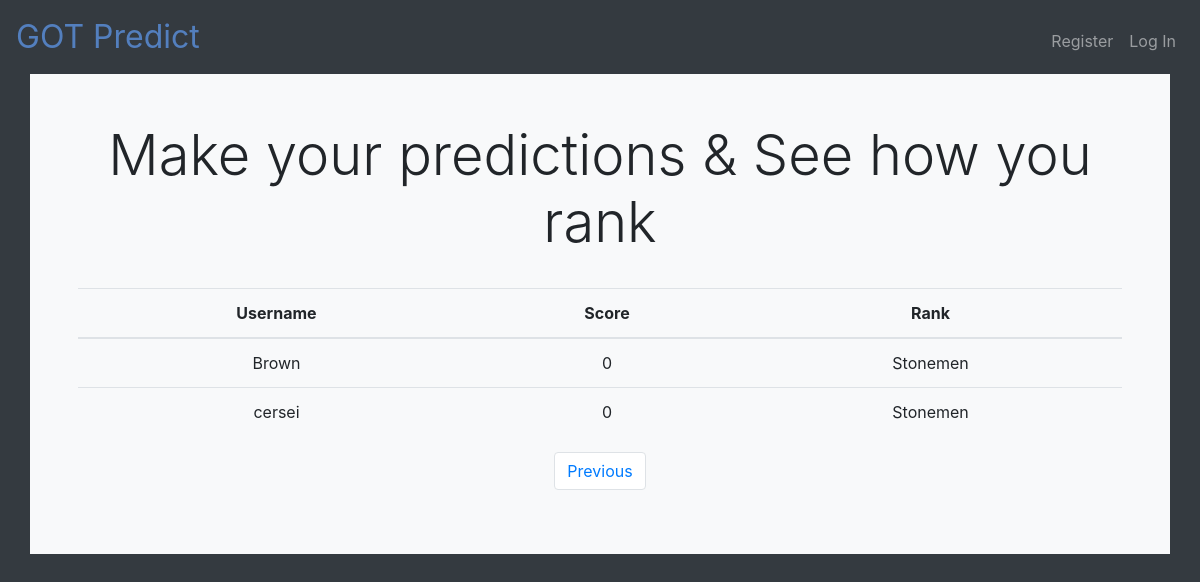
The page /index?page=2 on the database as committed earlier.
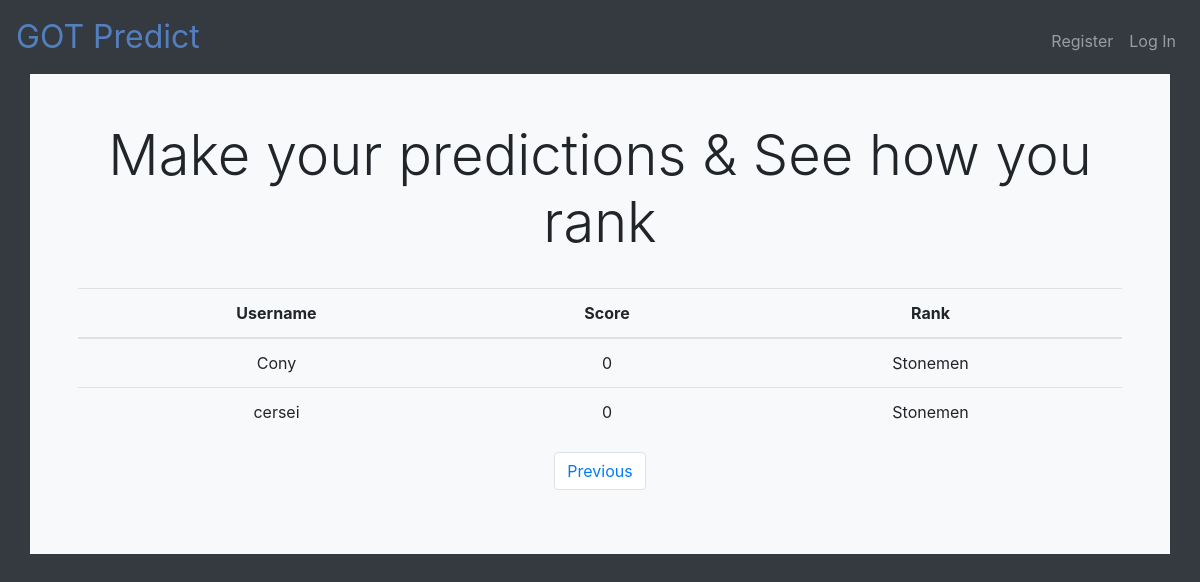
The same page on the database as committed later.
### app/models.py (models this page shows, shortened)
class Response(db.Model):
    id = db.Column(db.Integer, primary_key=True)
    q1 = db.Column(db.String(64))
    q2 = db.Column(db.String(64))
    q3 = db.Column(db.String(64))
    q4 = db.Column(db.String(64))
    q5 = db.Column(db.String(64))
    q6 = db.Column(db.String(64))
    q7 = db.Column(db.String(64))
    q8 = db.Column(db.String(64))
    q9 = db.Column(db.String(64))
    q10 = db.Column(db.String(64))
    q11 = db.Column(db.String(64))
    q12 = db.Column(db.String(64))
    q13 = db.Column(db.String(64))
    q14 = db.Column(db.String(64))
    q15 = db.Column(db.String(64))
    q16 = db.Column(db.String(64))
    q17 = db.Column(db.String(64))
    q18 = db.Column(db.String(64))
    q19 = db.Column(db.String(64))
    q20 = db.Column(db.String(64))
    q21 = db.Column(db.String(64))
    q22 = db.Column(db.String(64))
    q23 = db.Column(db.String(64))
    q24 = db.Column(db.String(64))
    q25 = db.Column(db.String(64))
    q26 = db.Column(db.String(64))
    q27 = db.Column(db.String(64))
    q28 = db.Column(db.String(64))
    q29 = db.Column(db.String(64))
    q30 = db.Column(db.String(64))
    score = db.Column(db.Integer)
    rank = db.Column(db.String(64))
    timestamp = db.Column(db.DateTime, index=True, default=datetime.utcnow)
    user_id = db.Column(db.Integer, db.ForeignKey('user.id'))

class User(db.Model):
    id = db.Column(db.Integer, primary_key=True)
    username = db.Column(db.String(64), index=True, unique=True)
    email = db.Column(db.String(120), index=True, unique=True)
    password_hash = db.Column(db.String(128))
    score = db.Column(db.Integer)
    responses = db.relationship('Response', backref='author', lazy='dynamic')

### app/routes.py (the view)
@app.route('/')
@app.route('/index')
def index():
    submissions = Response.query.all()
    for s in submissions:
        s.score = calculate_score(s)
        s.rank = calculate_rank(s.score)
    db.session.commit()
    page = request.args.get('page', 1, type=int)
    submissions = Response.query.order_by(Response.score.desc()).paginate(page, 10, False)
    next_url = url_for('index', page=submissions.next_num) if submissions.has_next else None
    prev_url = url_for('index', page=submissions.prev_num) if submissions.has_prev else None
    return render_template('index.html', submissions=submissions.items, next_url=next_url, prev_url=prev_url)

### app/helpers.py (called while the page is built, shortened)
def calculate_rank(score):
    if (score >= 0) and (score < 20):
        return 'Stonemen'

### app/templates/index.html (shortened to what this page needs)
{% extends 'layout.html' %}
{% block main %}
<h1 class="display-4">Make your predictions & See how you rank</h1>
<br>
<table class="table">
    <thead>
        <th scope="col">Username</th>
        <th scope="col">Score</th>
        <th scope="col">Rank</th>
    </thead>
    <tbody>
        {% for s in submissions %}
        <tr>
            <td>{{ s.author.username }}</td>
            <td>{{ s.score }}</td>
            <td>{{ s.rank }}</td>
        </tr>
        {% endfor %}
    </tbody>
</table>
<nav aria-label="Page navigation">
    <ul class="pagination d-flex justify-content-around">
        {% if prev_url %}
        <li class="page-item"><a class="page-link" href="{{ prev_url }}">Previous</a></li>
        {% endif %}
    </ul>
</nav>
{% endblock %}

### app/templates/layout.html (shortened to what this page needs)
<!DOCTYPE html>
<html lang="en">
    <head>
        <link rel="stylesheet" href="https://stackpath.bootstrapcdn.com/bootstrap/4.3.1/css/bootstrap.min.css">
        <link href="/static/styles.css" rel="stylesheet"/>
    </head>
    <body class="bg-dark">
        <nav class="navbar navbar-expand-md navbar-dark bg-dark" id="navback">
            <a class="navbar-brand" href="/"><span class="blue">GOT Predict</span></a>
            <div class="collapse navbar-collapse" id="navbar">
                {% if session.user_id %}
                    <ul class="navbar-nav mr-auto mt-2">
                        <li class="nav-item"><a class="nav-link" href="/rules">Rules</a></li>
                        <li class="nav-item"><a class="nav-link" href="/scores">Scores</a></li>
                    </ul>
                    <ul class="navbar-nav ml-auto mt-2">
                        <li class="nav-item"><a class="nav-link" href="/logout">Log Out</a></li>
                    </ul>
                {% else %}
                    <ul class="navbar-nav ml-auto mt-2">
                        <li class="nav-item"><a class="nav-link" href="/register">Register</a></li>
                        <li class="nav-item"><a class="nav-link" href="/login">Log In</a></li>
                    </ul>
                {% endif %}
            </div>
        </nav>
        <main class="container p-5 bg-light">
            {% block main %}{% endblock %}
        </main>
    </body>
</html>

### app/static/styles.css (style rules this page uses)
nav .navbar-brand { font-size: xx-large; }
nav .navbar-brand .blue { color: #537fbe; }
main { overflow-x: auto; text-align: center; }

Rows that differ between the two databases and show on the page:
no longer on this page (row edited): Response: author.username "Brown", score "0", rank "Stonemen"
now on this page (row unchanged): Response: author.username "Cony", score "0", rank "Stonemen"
